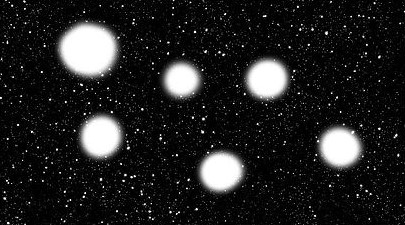
#> input picture codes/Cosmos_original.jpg, 405 x 225 px
$ python Code3.py
#> lines starting #> are read from the running program, lines starting #| are printed output that depends on the picture; after the words box and inside, x2 and y2 are one past the last pixel; in counts of white or black regions, pixels touching at a corner belong together
#To the "stars" picture:
#Extract the background from the foreground
#Extract the foregound from the background

import cv2
import numpy as np

# Getting the kernel to be used in Top-Hat
filt =(3, 3)
kernel = cv2.getStructuringElement(cv2.MORPH_RECT, filt)

# Read image & Change form BGR to RGB & BGR to Gray
input_image = cv2.imread("Cosmos_original.jpg")
#> input_image is the input picture: shape (225, 405, 3); min 0, max 255, mean 34.2
input_image = cv2.cvtColor(input_image, cv2.COLOR_BGR2GRAY)
#> input_image: shape (225, 405)

input_image2 = cv2.imread("Cosmos_original.jpg")
rgb_img = cv2.cvtColor(input_image2, cv2.COLOR_BGR2RGB)

#Color ranges
lower_white = (230,230,230)
upper_white = (255,255,255)

#Masks
mask1 = cv2.inRange(rgb_img, lower_white, upper_white)
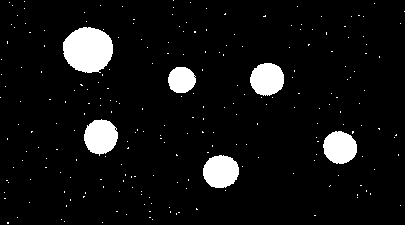
#> mask1: shape (225, 405); 6.9% white; 231 white regions (225 under 20 px), largest, box (x1, y1, x2, y2) and area: (63, 27, 113, 73) 1795, (203, 155, 239, 188) 936, (84, 119, 118, 156) 927, (250, 63, 284, 96) 881, (323, 131, 357, 164) 867, (168, 67, 196, 93) 577
mask2 = cv2.inRange(input_image2, lower_white, upper_white)
final_mask = mask1 + mask2

#Bitwise and
final_img = cv2.bitwise_and(input_image2, input_image2, mask = final_mask)

#Top-Hat operation
tophat_img = cv2.morphologyEx(input_image, cv2.MORPH_TOPHAT, kernel)
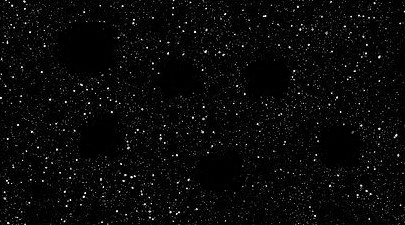
#> tophat_img: shape (225, 405); min 0, max 255, mean 9.7

#Concat images & print results
cv2.imshow("Original", input_image)
cv2.imshow("Tophat", tophat_img)
cv2.imshow("Extraction", final_img)

cv2.imwrite("Top-Hat.jpg", tophat_img)
cv2.imwrite("Extraction.jpg", final_img)

cv2.waitKey(0)
cv2.destroyAllWindows()

$ run again, with codes/Prueba.jpg copied over codes/Cosmos_original.jpg
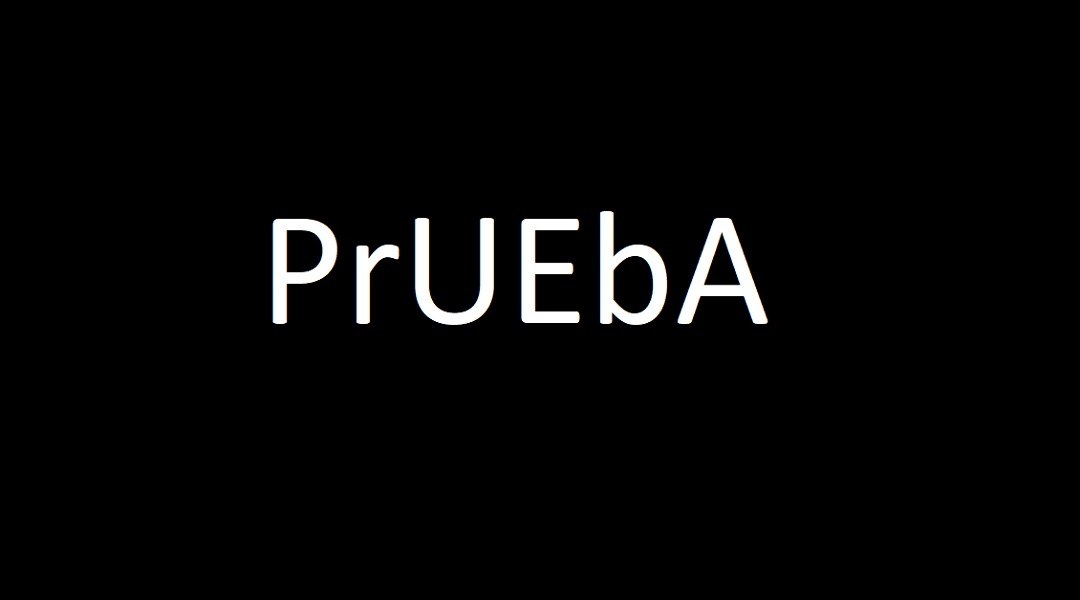
#> input picture codes/Prueba.jpg, 1080 x 600 px
#> input_image is the input picture: shape (600, 1080, 3); mean B, G, R 6.7, 6.7, 6.7
#> input_image: shape (600, 1080)
#> `mask1 = cv2.inRange(rgb_img, lower_white, upper_white)`:
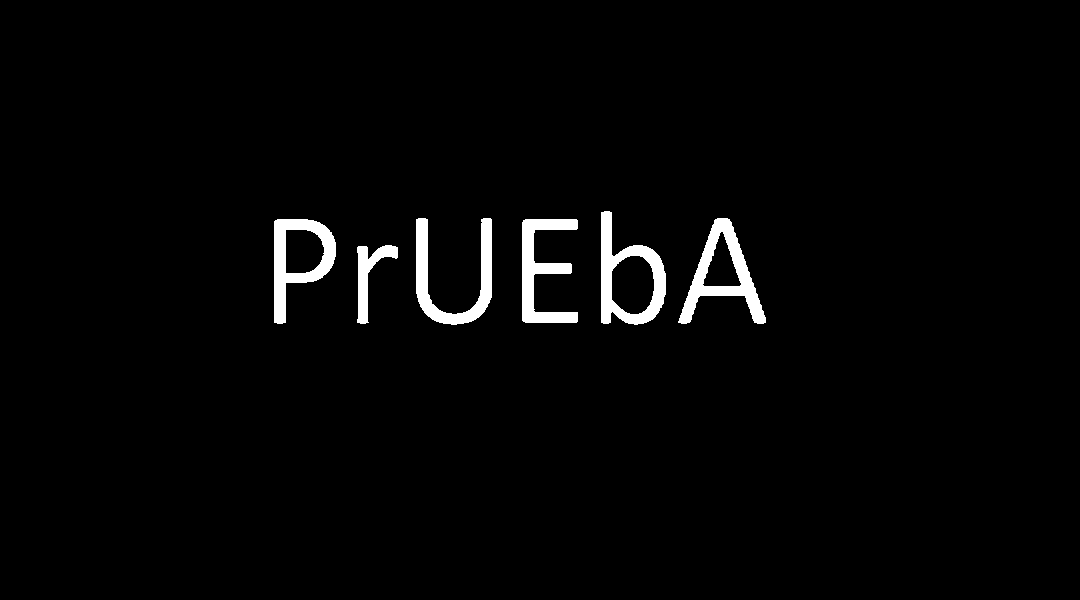
#> mask1: shape (600, 1080); 2.3% white; 6 white regions, box (x1, y1, x2, y2) and area: (678, 218, 766, 324) 2930, (601, 211, 666, 325) 2884, (416, 218, 492, 325) 2787, (522, 219, 578, 323) 2628, (274, 219, 336, 324) 2614, (357, 245, 398, 324) 1157
